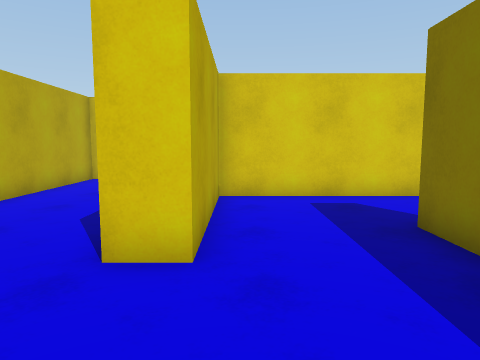
View 1 (above)

16 first-person views from a walk through a 3-D level made in the Unity game engine. The camera is 1.3 m above the floor, tilts 6° down and sees 70° across. The floor is counted in squares, 1 m on a side. Each view is taken from the middle of a square. On the plan, view 1 faces up. The plan holds only what a view shows up to about 15 squares ahead; the rest is blank.

View 2
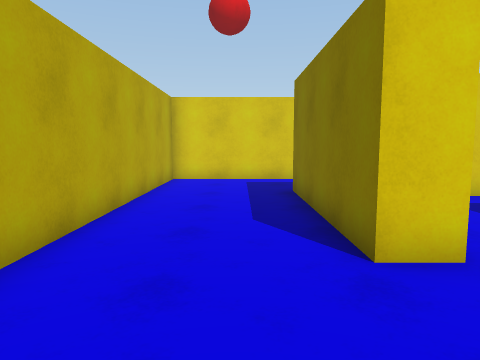

View 3
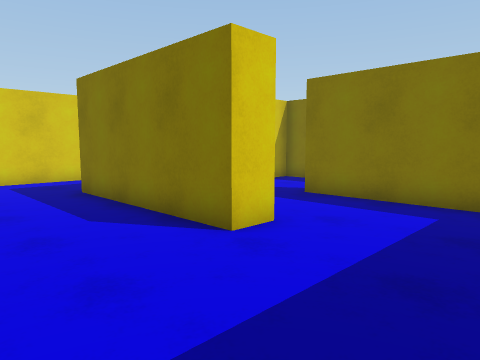

View 4
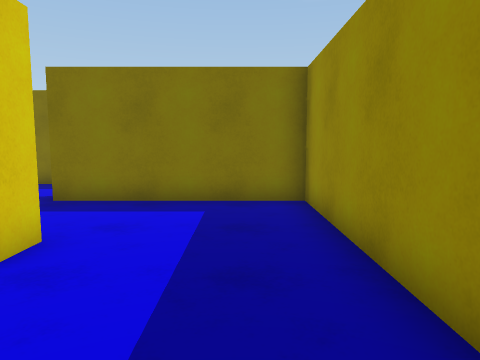

View 5
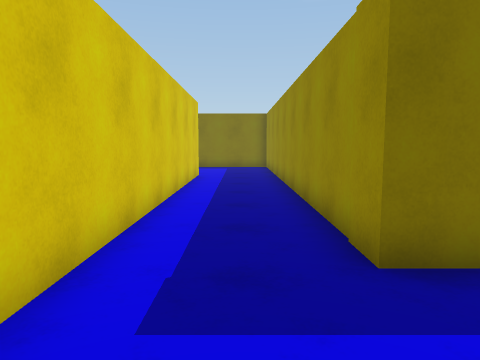

View 6
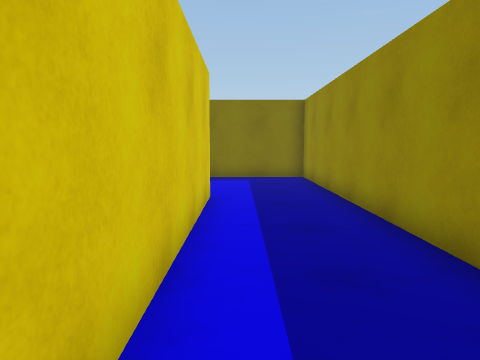

View 7
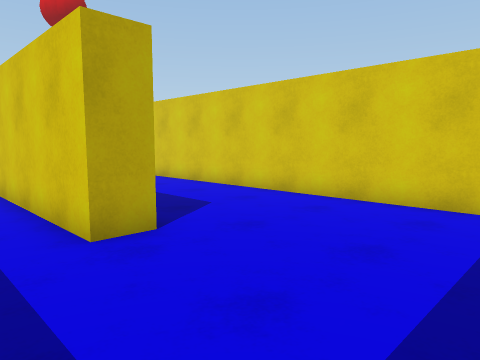

View 8
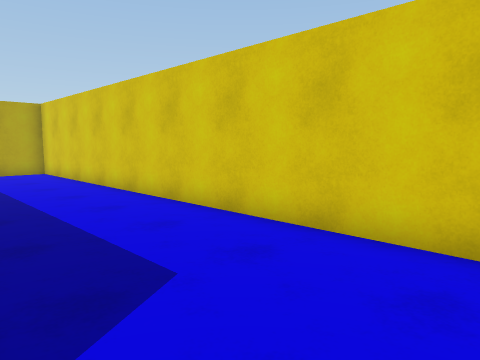

View 9
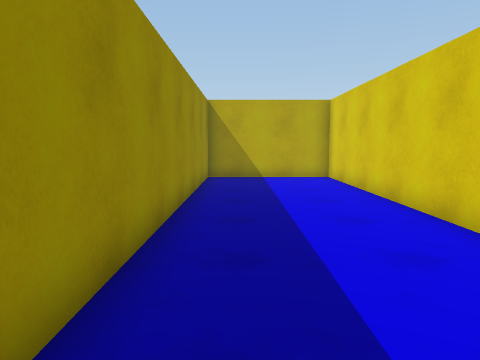

View 10
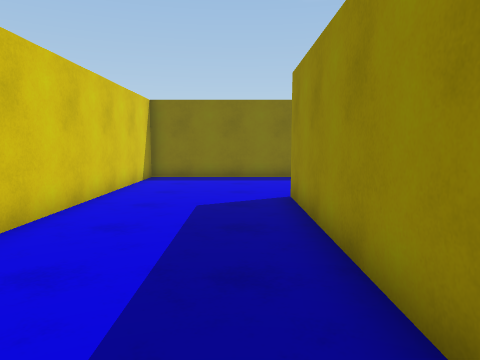

View 11
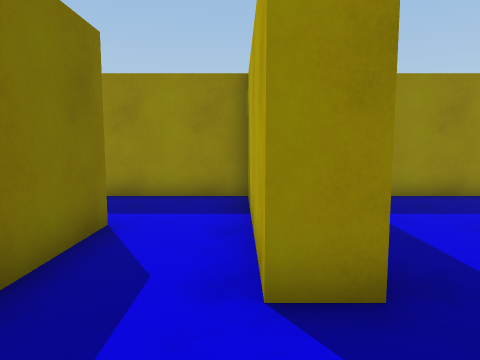

View 12
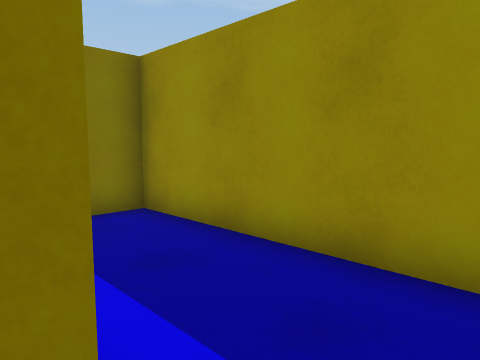

View 13
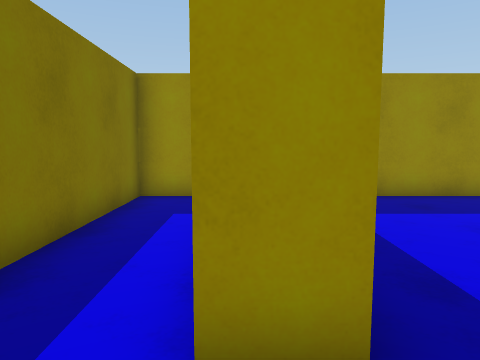

View 14
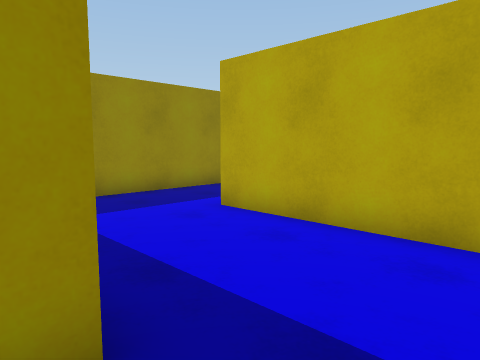

View 15
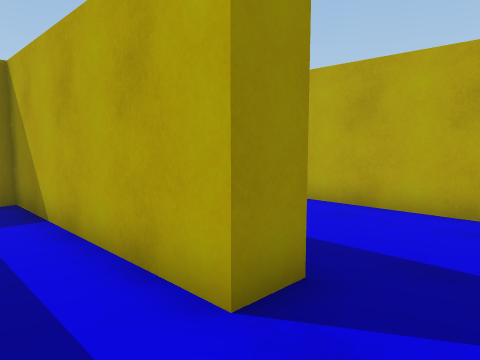

View 16
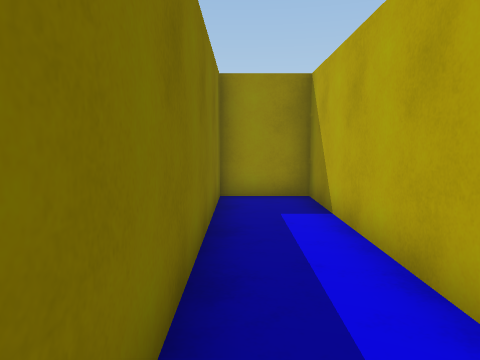

### Floor plan
Ten units are one square. View 1 is at (0, 0); x grows to the right and y downward. Boxes are objects, and circles mark ways between rooms. Rooms are numbered by the first view taken in them; rooms with no view inside come last. Other rooms are left out.
<svg viewBox="-60 -190 210 200">
<path fill="none" stroke="#000" d="M61 -71 61 -85 -5 -85 -5 -37 -15 -37 -15 -95 145 -95 145 -185 -55 -185 -55 -137 95 -137 95 -127 -55 -127 -55 -35M61 -25 61 -51M-30 5 28 5 28 -53 38 -53 38 -24M112 -62 123 -62 123 5 145 5 145 -74M38 -24 38 5 113 5 113 -6M71 -72 71 -25"/>
<circle cx="50" cy="-30" r="3" fill="#2a7"/>
<circle cx="115" cy="-75" r="3" fill="#2a7"/>
<text x="30" y="-110">1</text>
<text x="130" y="-50">2</text>
<text x="80" y="-30">3</text>
</svg>
Room 1 opens to room 3. Room 2 opens to room 3.

Where each view was taken, in squares from view 1:
view 1: 0 up, 0 right, facing up
view 2: 0 up, 3 left, facing up
view 3: 0 up, 5 left, facing up-right
view 4: 1 up, 5 left, facing right
view 5: 11 up, 5 left, facing right
view 6: 12 up, 1 right, facing right
view 7: 11 up, 14 right, facing up-left
view 8: 14 up, 11 right, facing up-left
view 9: 15 up, 8 right, facing left
view 10: 15 up, 1 right, facing right
view 11: 8 up, 4 right, facing down
view 12: 3 up, 5 right, facing down-right
view 13: 8 up, 12 right, facing down
view 14: 8 up, 12 right, facing down-left
view 15: 8 up, 14 right, facing down-left
view 16: 8 up, 14 right, facing down
